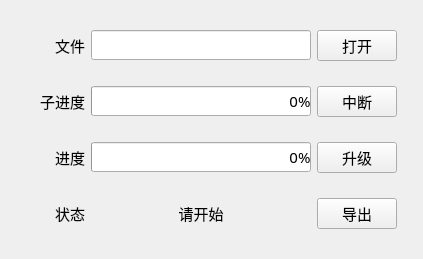
<?xml version="1.0" encoding="UTF-8"?>
<ui version="4.0">
 <class>UpgradeWid</class>
 <widget class="QWidget" name="UpgradeWid">
  <property name="geometry">
   <rect>
    <x>0</x>
    <y>0</y>
    <width>423</width>
    <height>259</height>
   </rect>
  </property>
  <property name="maximumSize">
   <size>
    <width>430</width>
    <height>280</height>
   </size>
  </property>
  <property name="font">
   <font>
    <family>微软雅黑</family>
    <pointsize>11</pointsize>
   </font>
  </property>
  <property name="windowTitle">
   <string>Form</string>
  </property>
  <layout class="QGridLayout" name="gridLayout">
   <item row="0" column="0">
    <layout class="QHBoxLayout" name="horizontalLayout">
     <item>
      <widget class="QLabel" name="label">
       <property name="sizePolicy">
        <sizepolicy hsizetype="Fixed" vsizetype="Fixed">
         <horstretch>0</horstretch>
         <verstretch>0</verstretch>
        </sizepolicy>
       </property>
       <property name="minimumSize">
        <size>
         <width>50</width>
         <height>20</height>
        </size>
       </property>
       <property name="maximumSize">
        <size>
         <width>80</width>
         <height>20</height>
        </size>
       </property>
       <property name="sizeIncrement">
        <size>
         <width>50</width>
         <height>20</height>
        </size>
       </property>
       <property name="text">
        <string>文件</string>
       </property>
       <property name="alignment">
        <set>Qt::AlignRight|Qt::AlignTrailing|Qt::AlignVCenter</set>
       </property>
      </widget>
     </item>
     <item>
      <widget class="QLineEdit" name="lineEdit">
       <property name="sizePolicy">
        <sizepolicy hsizetype="Fixed" vsizetype="Fixed">
         <horstretch>0</horstretch>
         <verstretch>0</verstretch>
        </sizepolicy>
       </property>
       <property name="minimumSize">
        <size>
         <width>220</width>
         <height>0</height>
        </size>
       </property>
       <property name="maximumSize">
        <size>
         <width>350</width>
         <height>16777215</height>
        </size>
       </property>
       <property name="sizeIncrement">
        <size>
         <width>200</width>
         <height>0</height>
        </size>
       </property>
      </widget>
     </item>
     <item>
      <widget class="QPushButton" name="openBtn">
       <property name="sizePolicy">
        <sizepolicy hsizetype="Fixed" vsizetype="Fixed">
         <horstretch>0</horstretch>
         <verstretch>0</verstretch>
        </sizepolicy>
       </property>
       <property name="text">
        <string>打开</string>
       </property>
      </widget>
     </item>
    </layout>
   </item>
   <item row="2" column="0">
    <layout class="QHBoxLayout" name="horizontalLayout_4">
     <item>
      <widget class="QLabel" name="label_2">
       <property name="sizePolicy">
        <sizepolicy hsizetype="Fixed" vsizetype="Fixed">
         <horstretch>0</horstretch>
         <verstretch>0</verstretch>
        </sizepolicy>
       </property>
       <property name="minimumSize">
        <size>
         <width>50</width>
         <height>20</height>
        </size>
       </property>
       <property name="maximumSize">
        <size>
         <width>80</width>
         <height>20</height>
        </size>
       </property>
       <property name="text">
        <string>进度</string>
       </property>
       <property name="alignment">
        <set>Qt::AlignRight|Qt::AlignTrailing|Qt::AlignVCenter</set>
       </property>
      </widget>
     </item>
     <item>
      <widget class="QProgressBar" name="progressBar">
       <property name="sizePolicy">
        <sizepolicy hsizetype="Fixed" vsizetype="Fixed">
         <horstretch>0</horstretch>
         <verstretch>0</verstretch>
        </sizepolicy>
       </property>
       <property name="minimumSize">
        <size>
         <width>220</width>
         <height>0</height>
        </size>
       </property>
       <property name="maximumSize">
        <size>
         <width>350</width>
         <height>16777215</height>
        </size>
       </property>
       <property name="sizeIncrement">
        <size>
         <width>200</width>
         <height>0</height>
        </size>
       </property>
       <property name="font">
        <font>
         <family>微软雅黑</family>
         <pointsize>11</pointsize>
        </font>
       </property>
       <property name="layoutDirection">
        <enum>Qt::LeftToRight</enum>
       </property>
       <property name="styleSheet">
        <string notr="true">  text-align:right;</string>
       </property>
       <property name="value">
        <number>0</number>
       </property>
       <property name="orientation">
        <enum>Qt::Horizontal</enum>
       </property>
      </widget>
     </item>
     <item>
      <widget class="QPushButton" name="updateBtn">
       <property name="sizePolicy">
        <sizepolicy hsizetype="Fixed" vsizetype="Fixed">
         <horstretch>0</horstretch>
         <verstretch>0</verstretch>
        </sizepolicy>
       </property>
       <property name="text">
        <string>升级</string>
       </property>
      </widget>
     </item>
    </layout>
   </item>
   <item row="3" column="0">
    <layout class="QHBoxLayout" name="horizontalLayout_3">
     <item>
      <widget class="QLabel" name="label_3">
       <property name="sizePolicy">
        <sizepolicy hsizetype="Fixed" vsizetype="Fixed">
         <horstretch>0</horstretch>
         <verstretch>0</verstretch>
        </sizepolicy>
       </property>
       <property name="minimumSize">
        <size>
         <width>50</width>
         <height>20</height>
        </size>
       </property>
       <property name="maximumSize">
        <size>
         <width>80</width>
         <height>20</height>
        </size>
       </property>
       <property name="sizeIncrement">
        <size>
         <width>50</width>
         <height>20</height>
        </size>
       </property>
       <property name="text">
        <string>状态</string>
       </property>
       <property name="alignment">
        <set>Qt::AlignRight|Qt::AlignTrailing|Qt::AlignVCenter</set>
       </property>
      </widget>
     </item>
     <item>
      <widget class="QLabel" name="stateLab">
       <property name="sizePolicy">
        <sizepolicy hsizetype="Fixed" vsizetype="Fixed">
         <horstretch>0</horstretch>
         <verstretch>0</verstretch>
        </sizepolicy>
       </property>
       <property name="minimumSize">
        <size>
         <width>220</width>
         <height>0</height>
        </size>
       </property>
       <property name="maximumSize">
        <size>
         <width>200</width>
         <height>16777215</height>
        </size>
       </property>
       <property name="sizeIncrement">
        <size>
         <width>200</width>
         <height>0</height>
        </size>
       </property>
       <property name="text">
        <string>请开始</string>
       </property>
       <property name="alignment">
        <set>Qt::AlignCenter</set>
       </property>
      </widget>
     </item>
     <item>
      <widget class="QPushButton" name="exportBtn">
       <property name="sizePolicy">
        <sizepolicy hsizetype="Fixed" vsizetype="Fixed">
         <horstretch>0</horstretch>
         <verstretch>0</verstretch>
        </sizepolicy>
       </property>
       <property name="text">
        <string>导出</string>
       </property>
      </widget>
     </item>
    </layout>
   </item>
   <item row="1" column="0">
    <layout class="QHBoxLayout" name="horizontalLayout_2">
     <item>
      <widget class="QLabel" name="label_4">
       <property name="sizePolicy">
        <sizepolicy hsizetype="Fixed" vsizetype="Fixed">
         <horstretch>0</horstretch>
         <verstretch>0</verstretch>
        </sizepolicy>
       </property>
       <property name="minimumSize">
        <size>
         <width>50</width>
         <height>20</height>
        </size>
       </property>
       <property name="maximumSize">
        <size>
         <width>100</width>
         <height>20</height>
        </size>
       </property>
       <property name="text">
        <string>子进度</string>
       </property>
       <property name="alignment">
        <set>Qt::AlignRight|Qt::AlignTrailing|Qt::AlignVCenter</set>
       </property>
      </widget>
     </item>
     <item>
      <widget class="QProgressBar" name="progressBar_2">
       <property name="sizePolicy">
        <sizepolicy hsizetype="Fixed" vsizetype="Fixed">
         <horstretch>0</horstretch>
         <verstretch>0</verstretch>
        </sizepolicy>
       </property>
       <property name="minimumSize">
        <size>
         <width>220</width>
         <height>0</height>
        </size>
       </property>
       <property name="sizeIncrement">
        <size>
         <width>200</width>
         <height>0</height>
        </size>
       </property>
       <property name="font">
        <font>
         <family>微软雅黑</family>
         <pointsize>11</pointsize>
        </font>
       </property>
       <property name="layoutDirection">
        <enum>Qt::LeftToRight</enum>
       </property>
       <property name="styleSheet">
        <string notr="true">  text-align:right;</string>
       </property>
       <property name="value">
        <number>0</number>
       </property>
       <property name="orientation">
        <enum>Qt::Horizontal</enum>
       </property>
      </widget>
     </item>
     <item>
      <widget class="QPushButton" name="breakBtn">
       <property name="sizePolicy">
        <sizepolicy hsizetype="Fixed" vsizetype="Fixed">
         <horstretch>0</horstretch>
         <verstretch>0</verstretch>
        </sizepolicy>
       </property>
       <property name="text">
        <string>中断</string>
       </property>
      </widget>
     </item>
    </layout>
   </item>
  </layout>
 </widget>
 <resources/>
 <connections/>
</ui>
